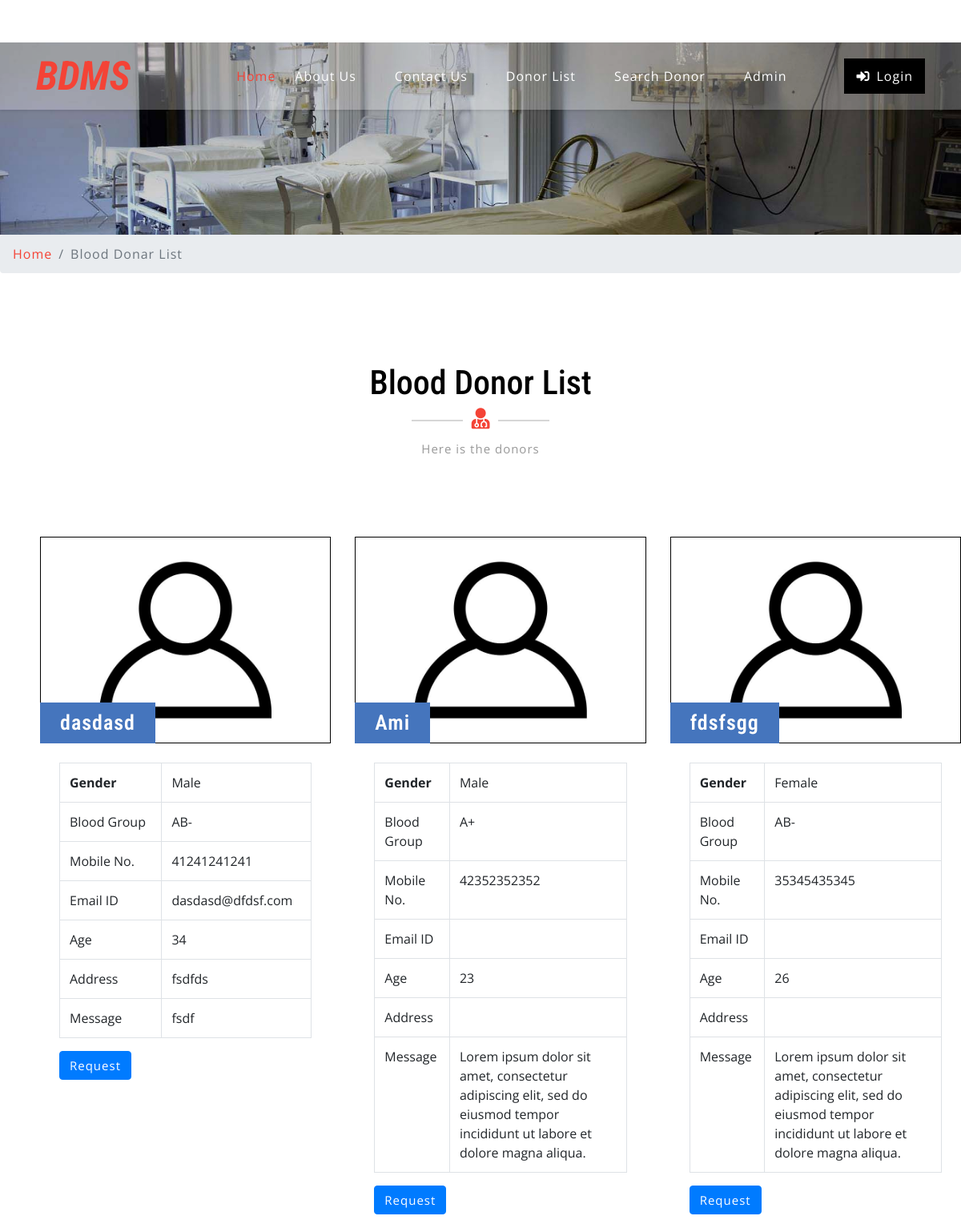
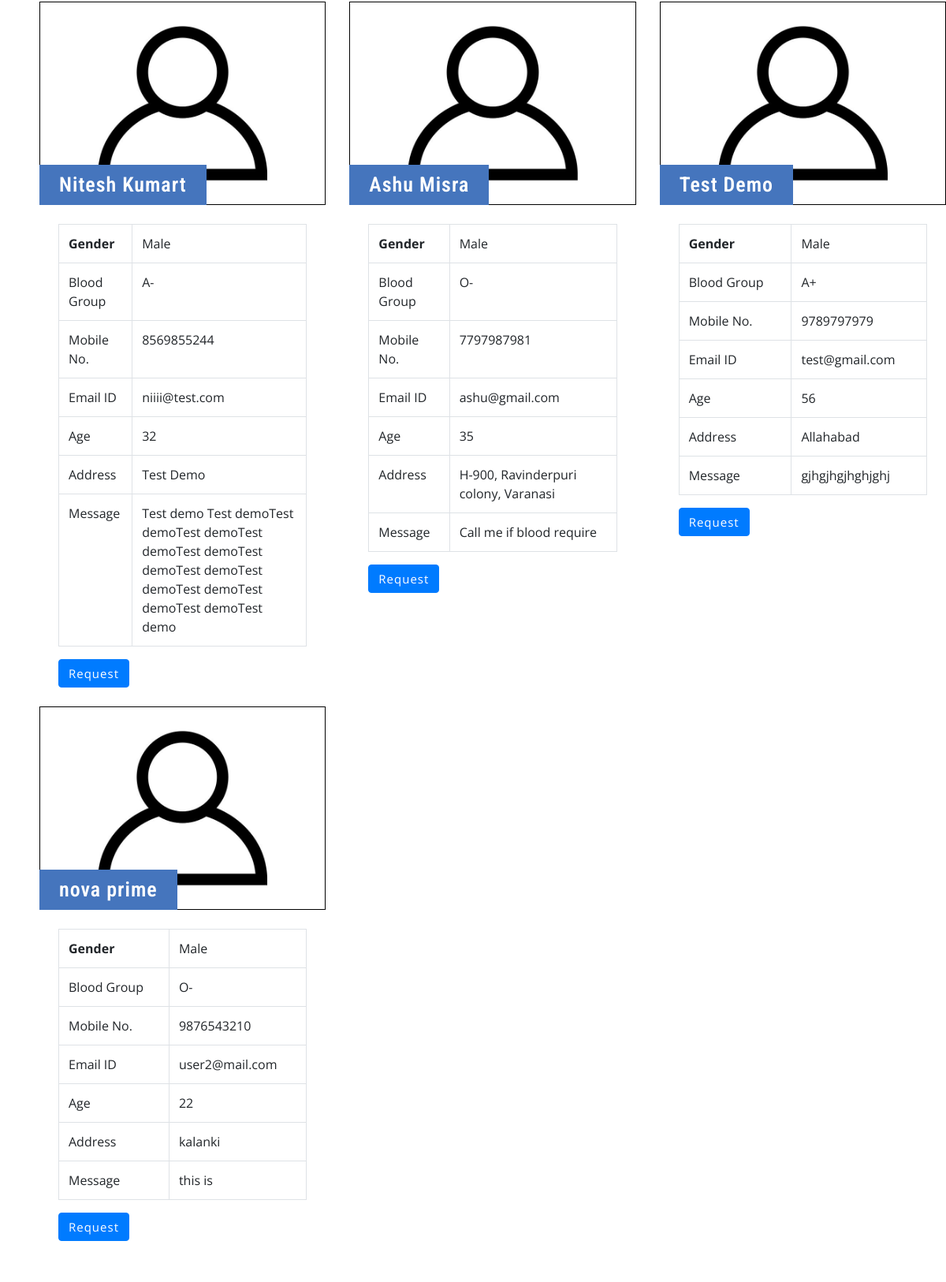
Page /donor-list.php on the committed database (2 pictures, top to bottom).
### tables this page shows
CREATE TABLE `tblcontactusinfo` (
  `id` int(11) NOT NULL,
  `Address` tinytext DEFAULT NULL,
  `EmailId` varchar(255) DEFAULT NULL,
  `ContactNo` char(11) DEFAULT NULL
);

CREATE TABLE `tblblooddonars` (
  `id` int(11) NOT NULL,
  `FullName` varchar(100) DEFAULT NULL,
  `MobileNumber` char(11) DEFAULT NULL,
  `EmailId` varchar(100) DEFAULT NULL,
  `Gender` varchar(20) DEFAULT NULL,
  `Age` int(11) DEFAULT NULL,
  `BloodGroup` varchar(20) DEFAULT NULL,
  `Address` varchar(255) DEFAULT NULL,
  `Message` mediumtext DEFAULT NULL,
  `PostingDate` timestamp NOT NULL DEFAULT current_timestamp(),
  `status` int(1) DEFAULT NULL,
  `Password` varchar(250) DEFAULT NULL,
  `created_on` datetime DEFAULT current_timestamp()
);

### donor-list.php (the view, shortened to what this page needs)
<?php
include('includes/config.php');
?>
<!DOCTYPE html>
<html lang="zxx">
<head>
	<link rel="stylesheet" href="css/bootstrap.css">
	<link rel="stylesheet" href="css/style.css" type="text/css" media="all" />
	<link rel="stylesheet" href="css/fontawesome-all.css">
</head>
<body>
	<?php include('includes/header.php');?>
	<div class="inner-banner-w3ls">
	</div>
	<div class="breadcrumb-agile">
		<div aria-label="breadcrumb">
			<ol class="breadcrumb">
				<li class="breadcrumb-item">
					<a href="index.php">Home</a>
				</li>
				<li class="breadcrumb-item active" aria-current="page">Blood Donar List</li>
			</ol>
		</div>
	</div>
	<div class="agileits-contact py-5">
		<div class="py-xl-5 py-lg-3">
			<div class="w3ls-titles text-center mb-5">
				<h3 class="title">Blood Donor List</h3>
				<span>
					<i class="fas fa-user-md"></i>
				</span>
				<p class="mt-2">Here is the donors</p>
			</div>
			<div class="d-flex">
				<div class="row package-grids mt-5" style="padding-left: 50px;">
					<?php
$sql = "SELECT * from tblblooddonars";
$query = $dbh -> prepare($sql);
$query->execute();
$results=$query->fetchAll(PDO::FETCH_OBJ);
if($query->rowCount() > 0)
{
foreach($results as $result)
{
	if(DonorEligibilityCheck($result->id) == 1){
	?>
					<div class="col-md-4 pricing">
						<div class="price-top">
							<img src="images/blood-donor.jpg" alt="Blood Donor" style="border:1px #000 solid"
								class="img-fluid" />
							<h3><?php echo htmlentities($result->FullName);?>
							</h3>
						</div>
						<div class="price-bottom p-4">
							<table class="table table-bordered">
								<tbody>
									<tr>
										<th>Gender</th>
										<td><?php echo htmlentities($result->Gender);?></td>
									</tr>
									<tr>
										<td>Blood Group</td>
										<td><?php echo htmlentities($result->BloodGroup);?></td>
									</tr>
									<tr>
										<td>Mobile No.</td>
										<td><?php echo htmlentities($result->MobileNumber);?></td>
									</tr>
									<tr>
										<td>Email ID</td>
										<td><?php echo htmlentities($result->EmailId);?></td>
									</tr>
									<tr>
										<td>Age</td>
										<td><?php echo htmlentities($result->Age);?></td>
									</tr>
									<tr>
										<td>Address</td>
										<td><?php echo htmlentities($result->Address);?></td>
									</tr>
									<tr>
										<td>Message</td>
										<td><?php echo htmlentities($result->Message);?></td>
									</tr>
								</tbody>
							</table>
							<a class="btn btn-primary" style="color:#fff"
								href="contact-blood.php?cid=<?php echo $result->id;?>">Request</a>
						</div>
					</div><br>
					<?php }}} ?>
				</div>
			</div>
		</div>
	</div>
</body>
</html>

### includes/header.php (shortened to what this page needs)
<?php
include('includes/config.php');
function get_donor_list1($column,$donor_id){
    global $dbh;
$donor_id=(int)$donor_id;
    $sql = "SELECT $column FROM tblblooddonars WHERE id=$donor_id";
    $stmt = $dbh->prepare($sql);
    $stmt->execute();
    $name = $stmt->fetchColumn();
    return $name;
}
function DonorEligibilityCheck($donor_id){
	try {
		$last_date =(int)strtotime(get_donor_list1('PostingDate',$donor_id));
	} catch (Exception $e) {
		echo $e->getMessage();
	}
	$new_date = (int)strtotime('now');
	$time_diff=round((abs($new_date-$last_date))/(86400*30),2);
	$status=0;
	if($time_diff>=3.00){
		$status= 1;
	}else{
		$status= 0;
	}
	return $status;
}
?>
<?php
$sql = "SELECT * from tblcontactusinfo";
$query = $dbh -> prepare($sql);
$query->execute();
$results=$query->fetchAll(PDO::FETCH_OBJ);
if($query->rowCount() > 0)
{
foreach($results as $result)
{ ?>
<div class="col-6 header-top_w3layouts pl-3 text-lg-left text-center">
    <p class="text-white">
        <i class="fas fa-map-marker-alt mr-2"></i><?php  echo $result->Address; ?></p>
</div>
<div class="col-lg-5 top-social-agile text-lg-right text-center">
    <div class="row">
        <div class="col-lg-7 col-6 top-w3layouts">
            <p class="text-white">
                <i class="far fa-envelope-open mr-2"></i>
                <a href="mailto:info@example.com" class="text-white"><?php  echo $result->EmailId; ?></a>
            </p>
        </div>
        <div class="col-lg-5 col-6 header-w3layouts pl-4 text-lg-left">
            <p class="text-white">
                <i class="fas fa-phone mr-2"></i>+<?php  echo $result->ContactNo; ?></p>
        </div>
    </div><?php } } ?>
</div>
<div id="home">
    <div class="main-top py-1">
        <nav class="navbar navbar-expand-lg navbar-light fixed-navi">
            <div class="container">
                <h1>
                    <a class="navbar-brand font-weight-bold font-italic" href="index.php">
                        <span></span>BDMS
                    </a>
                </h1>
                <div class="collapse navbar-collapse text-center" id="navbarSupportedContent">
                    <ul class="navbar-nav ml-lg-auto">
                        <li class="nav-item active mt-lg-0 mt-3">
                            <a class="nav-link" href="index.php">Home
                            </a>
                        </li>
                        <li class="nav-item mx-lg-4 my-lg-0 my-3">
                            <a class="nav-link" href="about.php">About Us</a>
                        </li>
                        <li class="nav-item mx-lg-4 my-lg-0 my-3">
                            <a class="nav-link" href="contact.php">Contact Us</a>
                        </li>
                        <li class="nav-item mx-lg-4 my-lg-0 my-3">
                            <a class="nav-link" href="donor-list.php">Donor List</a>
                        </li>
                        <li class="nav-item mx-lg-4 my-lg-0 my-3">
                            <a class="nav-link" href="search-donor.php">Search Donor</a>
                        </li>
                        <?php if (strlen($_SESSION['bbdmsdid']==0)) {?>
                        <li class="nav-item mx-lg-4 my-lg-0 my-3">
                            <a class="nav-link" href="admin/index.php">Admin</a>
                        </li>
                    </ul>
                    <a href="#" class="login-button ml-lg-5 mt-lg-0 mt-4 mb-lg-0 mb-3" data-toggle="modal"
                        data-target="#exampleModalCenter1">
                        <i class="fas fa-sign-in-alt mr-2"></i>Login</a><?php } ?>
                </div>
            </div>
        </nav>
    </div>
</div>

### css/style.css (style rules this page uses)
body { padding: 0; margin: 0; background: #FFF; font-family: 'Open Sans', sans-serif; }
body a { transition: 0.5s all; -webkit-transition: 0.5s all; -moz-transition: 0.5s all; -o-transition: 0.5s all; -ms-transition: 0.5s all; text-decoration: none; }
h1, h2, h3, h4, h5, h6 { margin: 0; padding: 0; font-family: 'Roboto Condensed', sans-serif; }
p { margin: 0; padding: 0; font-family: 'Open Sans', sans-serif; font-size: 15px; letter-spacing: 1px; line-height: 1.9; color: #999; }
ul, ol { margin: 0; padding: 0; }
.header-top_w3layouts p, .header-w3layouts p, .top-w3layouts p { font-size: 14px; }
.header-top_w3layouts, .header-w3layouts { border-left: 1px solid rgba(255, 255, 255, 0.63); }
div#home { position: relative; }
.main-top { position: absolute; z-index: 999; width: 100%; background: rgba(255, 255, 255, 0.26); box-shadow: 0 2px 3px 0 rgba(0, 0, 0, 0.1); -webkit-transition: background-color .1s ease-in-out; -moz-transition: background-color .1s ease-in-out; -ms-transition: background-color .1s ease-in-out; -o-transition: background-color .1s ease-in-out; transition: background-color .1s ease-in-out; }
.navbar-light .navbar-nav .nav-link { padding: 0; color: #fff; background: transparent; font-size: 16px; letter-spacing: 1px; }
.navbar-light .navbar-nav .show>.nav-link, .navbar-light .navbar-nav .active>.nav-link, .navbar-light .navbar-nav .nav-link.show, .navbar-light .navbar-nav .nav-link.active, .navbar-light .navbar-nav .nav-link:hover, .navbar-light .navbar-nav .nav-link:focus { color: #f44336; }
nav.fixed-navi ul { list-style: none; margin: 0; padding: 0; }
nav.fixed-navi ul li { float: left; }
a.navbar-brand { color: #f44336; font-size: 50px; padding: 0; }
.navbar-light .navbar-brand, .navbar-light .navbar-brand:hover, .navbar-light .navbar-brand:focus, .w3l-footer h2 a span { color: #f44336; }
a.login-button { color: #fff; letter-spacing: 1px; font-size: 16px; padding: 10px 15px; background: #000; display: inline-block; }
h3.title { color: #000; font-size: 42px; }
.w3ls-titles span { position: relative; }
.w3ls-titles span:before { content: " "; background: #d6d6d6; width: 64px; height: 2px; position: absolute; top: 9px; left: -75px; }
.w3ls-titles span:after { content: " "; background: #d6d6d6; width: 64px; height: 2px; position: absolute; top: 9px; right: -75px; }
.w3ls-titles i { color: #f44336; font-size: 26px; margin-top: 5px; }
.pricing { -webkit-transition: all 0.5s; -moz-transition: all 0.5s; -o-transition: all 0.5s; -ms-transition: all 0.5s; transition: all 0.5s; }
.price-top { position: relative; }
.price-top h3 { font-size: 26px; color: #fff; position: absolute; background: #4575bd; padding: 10px 25px; bottom: 0; letter-spacing: 1px; text-align: center; font-weight: 600; }
.price-bottom { background: #fff; }
.price-bottom a { color: #999; letter-spacing: 1px; font-size: 15px; }
.inner-banner-w3ls { background: url(../images/banner3.jpg) no-repeat center; background-size: cover; -webkit-background-size: cover; -moz-background-size: cover; -o-background-size: cover; -moz-background-size: cover; height: 20vw; }
.breadcrumb li a { color: #f44336; }
.breadcrumb li { letter-spacing: 1px; color: #000; }

### rows in the picture
tblblooddonars: FullName "dasdasd", Gender "Male", BloodGroup "AB-", MobileNumber "41241241241", EmailId "dasdasd@dfdsf.com", Age "34", Address "fsdfds", Message "fsdf"
tblblooddonars: FullName "Ami", Gender "Male", BloodGroup "A+", MobileNumber "42352352352", Age "23", Message "Lorem ipsum dolor sit amet, consectetur adipiscing elit, sed do eiusmod tempor incididunt ut labore et dolore magna aliqua."
tblblooddonars: FullName "fdsfsgg", Gender "Female", BloodGroup "AB-", MobileNumber "35345435345", Age "26", Message "Lorem ipsum dolor sit amet, consectetur adipiscing elit, sed do eiusmod tempor incididunt ut labore et dolore magna aliqua."
tblblooddonars: FullName "Nitesh Kumart", Gender "Male", BloodGroup "A-", MobileNumber "8569855244", EmailId "niiii@test.com", Age "32", Address "Test Demo", Message "Test demo Test demoTest demoTest demoTest demoTest demoTest demoTest demoTest demoTest demoTest demoTest demoTest demo"
tblblooddonars: FullName "Ashu Misra", Gender "Male", BloodGroup "O-", MobileNumber "7797987981", EmailId "ashu@gmail.com", Age "35", Address "H-900, Ravinderpuri colony, Varanasi", Message "Call me if blood require"
tblblooddonars: FullName "Test Demo", Gender "Male", BloodGroup "A+", MobileNumber "9789797979", EmailId "test@gmail.com", Age "56", Address "Allahabad", Message "gjhgjhgjhghjghj"
tblblooddonars: FullName "nova prime", Gender "Male", BloodGroup "O-", MobileNumber "9876543210", EmailId "user2@mail.com", Age "22", Address "kalanki", Message "this is"
